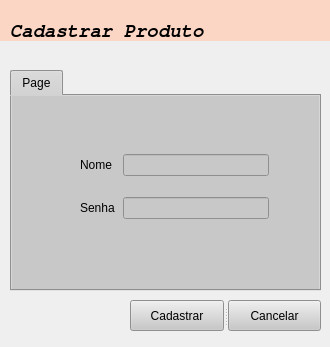
<?xml version="1.0" encoding="UTF-8"?>
<ui version="4.0">
 <class>Form</class>
 <widget class="QWidget" name="Form">
  <property name="geometry">
   <rect>
    <x>0</x>
    <y>0</y>
    <width>330</width>
    <height>347</height>
   </rect>
  </property>
  <property name="sizePolicy">
   <sizepolicy hsizetype="Fixed" vsizetype="Fixed">
    <horstretch>33</horstretch>
    <verstretch>0</verstretch>
   </sizepolicy>
  </property>
  <property name="minimumSize">
   <size>
    <width>330</width>
    <height>347</height>
   </size>
  </property>
  <property name="maximumSize">
   <size>
    <width>330</width>
    <height>347</height>
   </size>
  </property>
  <property name="focusPolicy">
   <enum>Qt::TabFocus</enum>
  </property>
  <property name="windowTitle">
   <string>Cadastrar Usuário</string>
  </property>
  <property name="windowIcon">
   <iconset resource="recursos.qrc">
    <normaloff>:/img/img/configure_database_16704.ico</normaloff>:/img/img/configure_database_16704.ico</iconset>
  </property>
  <widget class="QLabel" name="label_3">
   <property name="geometry">
    <rect>
     <x>10</x>
     <y>20</y>
     <width>221</width>
     <height>21</height>
    </rect>
   </property>
   <property name="font">
    <font>
     <family>FreeMono</family>
     <pointsize>14</pointsize>
     <weight>75</weight>
     <italic>true</italic>
     <bold>true</bold>
    </font>
   </property>
   <property name="styleSheet">
    <string notr="true"/>
   </property>
   <property name="text">
    <string>Cadastrar Produto</string>
   </property>
  </widget>
  <widget class="QLabel" name="label">
   <property name="geometry">
    <rect>
     <x>170</x>
     <y>0</y>
     <width>161</width>
     <height>101</height>
    </rect>
   </property>
   <property name="styleSheet">
    <string notr="true">image: url(:/img/img/1455555019_users-9_icon-icons.com_53249.svg);</string>
   </property>
   <property name="text">
    <string/>
   </property>
  </widget>
  <widget class="QTabWidget" name="tabWidget">
   <property name="geometry">
    <rect>
     <x>10</x>
     <y>70</y>
     <width>311</width>
     <height>221</height>
    </rect>
   </property>
   <property name="styleSheet">
    <string notr="true">background: rgb(200, 200,200);</string>
   </property>
   <property name="currentIndex">
    <number>0</number>
   </property>
   <widget class="QWidget" name="tab">
    <attribute name="title">
     <string>Page</string>
    </attribute>
    <widget class="QWidget" name="layoutWidget">
     <property name="geometry">
      <rect>
       <x>60</x>
       <y>50</y>
       <width>201</width>
       <height>101</height>
      </rect>
     </property>
     <layout class="QFormLayout" name="formLayout">
      <property name="horizontalSpacing">
       <number>8</number>
      </property>
      <property name="verticalSpacing">
       <number>21</number>
      </property>
      <property name="leftMargin">
       <number>8</number>
      </property>
      <property name="topMargin">
       <number>8</number>
      </property>
      <property name="rightMargin">
       <number>4</number>
      </property>
      <property name="bottomMargin">
       <number>8</number>
      </property>
      <item row="0" column="0">
       <widget class="QLabel" name="label_2">
        <property name="text">
         <string>Nome</string>
        </property>
       </widget>
      </item>
      <item row="0" column="1">
       <widget class="QLineEdit" name="nome"/>
      </item>
      <item row="1" column="0">
       <widget class="QLabel" name="label_4">
        <property name="text">
         <string>Senha</string>
        </property>
       </widget>
      </item>
      <item row="1" column="1">
       <widget class="QLineEdit" name="senha"/>
      </item>
     </layout>
    </widget>
   </widget>
  </widget>
  <widget class="QSplitter" name="splitter">
   <property name="geometry">
    <rect>
     <x>130</x>
     <y>300</y>
     <width>191</width>
     <height>31</height>
    </rect>
   </property>
   <property name="orientation">
    <enum>Qt::Horizontal</enum>
   </property>
   <widget class="QPushButton" name="pushButton">
    <property name="styleSheet">
     <string notr="true">image: url(:/img/img/icons8-ok-filled.svg);
background-color:   rgb(200,200,200);</string>
    </property>
    <property name="text">
     <string>Cadastrar</string>
    </property>
    <property name="icon">
     <iconset resource="recursos.qrc">
      <normaloff>:/img/img/icons8-ok-filled.svg</normaloff>:/img/img/icons8-ok-filled.svg</iconset>
    </property>
   </widget>
   <widget class="QPushButton" name="pushButton_2">
    <property name="styleSheet">
     <string notr="true">background-color:   rgb(200,200,200);</string>
    </property>
    <property name="text">
     <string>Cancelar</string>
    </property>
    <property name="icon">
     <iconset resource="recursos.qrc">
      <normaloff>:/img/img/icons8-cancelar.svg</normaloff>:/img/img/icons8-cancelar.svg</iconset>
    </property>
   </widget>
  </widget>
  <widget class="QLabel" name="label_6">
   <property name="geometry">
    <rect>
     <x>0</x>
     <y>0</y>
     <width>658</width>
     <height>41</height>
    </rect>
   </property>
   <property name="styleSheet">
    <string notr="true">background-color:  rgba(255, 207, 183, 200);</string>
   </property>
   <property name="text">
    <string/>
   </property>
  </widget>
  <zorder>label_6</zorder>
  <zorder>label</zorder>
  <zorder>label_3</zorder>
  <zorder>tabWidget</zorder>
  <zorder>splitter</zorder>
 </widget>
 <tabstops>
  <tabstop>pushButton</tabstop>
  <tabstop>pushButton_2</tabstop>
  <tabstop>tabWidget</tabstop>
 </tabstops>
 <resources>
  <include location="recursos.qrc"/>
 </resources>
 <connections/>
</ui>
